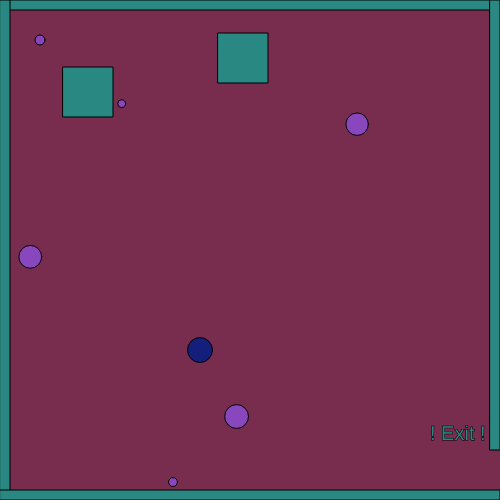
Frame 1 (no input)
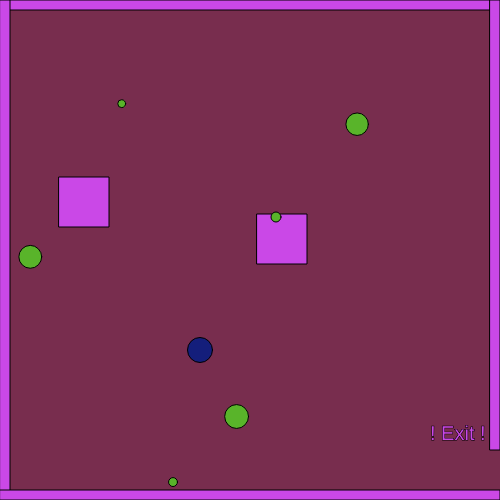
Frame 60 (no input)
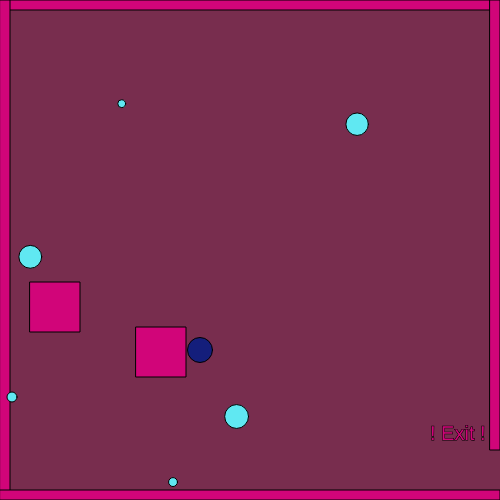
Frame 120 (the mouse pressed at the canvas centre since frame 60)

The p5.js sketch that drew these frames (run headless with seeded random() and noise() and a simulated clock; from frame 60 on, the mouse is pressed at the canvas centre):

// p5.js sketch
// ── sketch.js
var characterX = 100;
var characterY = 100;

var w = 87;
var s = 83;
var a = 65;
var d = 68;

var shapeX = 40;
var shapeY = 40;
var shapeXSpeed;
var shapeYSpeed;

var mouseShapeX;
var mouseShapeY;
var obstacle1X, obstacle1Y, obstacle2X, obstacle2Y;

var shapeXs = [];
var shapeYs = [];
var diameters = [];

var shapeXSpeeds = [];
var shapeYSpeeds = [];

function setup()
{
  createCanvas (500, 500);
  for (var i = 0; i < 5; i++) {
    shapeXSpeed = Math.floor(Math.random() * (Math.floor(Math.random() * 5)) +1);
    shapeYSpeed = Math.floor(Math.random() * (Math.floor(Math.random() * 5)) +1);
    shapeXs[i] = random(500);
    shapeYs[i] = random(600);
    diameters[i] = random(30);
    shapeXSpeeds.push(shapeXSpeed);
    shapeYSpeeds.push(shapeYSpeed);
  }

createCharacter(200,350);
createObstacles();

shapeXs[i] += shapeXSpeeds[i];
shapeYs[i] += shapeYSpeeds[i];

if (shapeXs[i] > width) {
  shapeXs[i] = 0;
}
if (shapeXs[i] < 0) {
  shapeXs[i] = width;
}
if (shapeYs[i] > height) {
  shapeYs[i] = 0;
}
if (shapeYs[i] < 0) {
  shapeYs[i] = height;
}
}

function draw() {
  background(120,45,78);
  stroke(0);
  fill(0);

  createObstacles();

  // call create border thingy
  createBorders(10);

  textSize(20);
  text("! Exit !", width-70,height-60)

  drawCharacter();
  characterMovement();

  //Enemy
  fill(Math.floor(Math.random() * 256), Math.floor(Math.random() * 256), Math.floor(Math.random() * 256));
  circle(shapeX, shapeY, 10);

  for (var i = 0; i < shapeXs.length; i++) {
    circle(shapeXs[i], shapeYs[i], diameters[i]);
    shapeXSpeeds[i] = Math.floor(Math.random() * (Math.floor(Math.random() * 5)) +1); 
    shapeYSpeeds[i] = Math.floor(Math.random() * (Math.floor(Math.random() * 5)) +1);
  }

  shapeX += shapeXSpeed;
  shapeY += shapeYSpeed;

  if(shapeX > width) {
    shapeX = 0;
  }
  if(shapeX < 0) {
    shapeX = width;
  }
  if(shapeY > height) {
    shapeY = 0;
  }
  if(shapeY < 0) {
    shapeY = height;
  }

  if(characterX > width && characterY > width-50) {
    fill(0);
    stroke(5);
    textSize(50);
    text("YOU WIN", width/2-50, height/2-50);
  }

  fill(Math.floor(Math.random() * 256), Math.floor(Math.random() * 256), Math.floor(Math.random() * 256));
  circle(mouseShapeX, mouseShapeY, 25);


}

function characterMovement()
{

  if(keyIsDown(w))
  {
      characterY -= 10;
  }
  if(keyIsDown(s))
  {
      characterY += 10;
  }
  if(keyIsDown(a))
  {
      characterX -= 10;
  }
  if(keyIsDown(d))
  {
      characterX += 10;
      console.log(characterX)
  }

}

function createCharacter(x,y)
{
  characterX = x;
  characterY = y;
  console.log(characterX)

}

function drawCharacter()
{
  fill(20,30,123);
  circle(characterX,characterY,25)
}

function createBorders(thickness)
{
  rect(0,0,width,thickness);

    rect(0,0,thickness,height);

    rect(0,height-thickness,width, thickness);

    rect(width-thickness,0,thickness,height-50);
}

function mouseClicked()
{
  mouseShapeX = mouseX;
  mouseShapeY = mouseY;
}

function createObstacles() {
  // set random positions and speeds for obstacles
  obstacle1X = Math.floor(Math.random() * (width-50)) + 25;
  obstacle1Y = Math.floor(Math.random() * (height-50)) + 25;
  obstacle1XSpeed = Math.floor(Math.random() * (Math.floor(Math.random() * 5)) +1);
  obstacle1YSpeed = Math.floor(Math.random() * (Math.floor(Math.random() * 5)) +1);

  obstacle2X = Math.floor(Math.random() * (width-50)) + 25;
  obstacle2Y = Math.floor(Math.random() * (height-50)) + 25;
  obstacle2XSpeed = Math.floor(Math.random() * (Math.floor(Math.random() * 5)) +1);
  obstacle2YSpeed = Math.floor(Math.random() * (Math.floor(Math.random() * 5)) +1);

  // draw obstacles
  fill(Math.floor(Math.random() * 256), Math.floor(Math.random() * 256), Math.floor(Math.random() * 256));
  rect(obstacle1X, obstacle1Y, 50, 50);
  rect(obstacle2X, obstacle2Y, 50, 50);
}

function updateObstacles() {
  // update obstacle positions
  obstacle1X += obstacle1XSpeed;
  obstacle1Y += obstacle1YSpeed;
  obstacle2X += obstacle2XSpeed;
  obstacle2Y += obstacle2YSpeed;

  // check if obstacles hit the walls and reverse direction if they do
  if (obstacle1X > width-50 || obstacle1X < 0) {
    obstacle1XSpeed = -obstacle1XSpeed;
  }
  if (obstacle1Y > height-50 || obstacle1Y < 0) {
    obstacle1YSpeed = -obstacle1YSpeed;
  }
  if (obstacle2X > width-50 || obstacle2X < 0) {
    obstacle2XSpeed = -obstacle2XSpeed;
  }
  if (obstacle2Y > height-50 || obstacle2Y < 0) {
    obstacle2YSpeed = -obstacle2YSpeed;
  }
}
